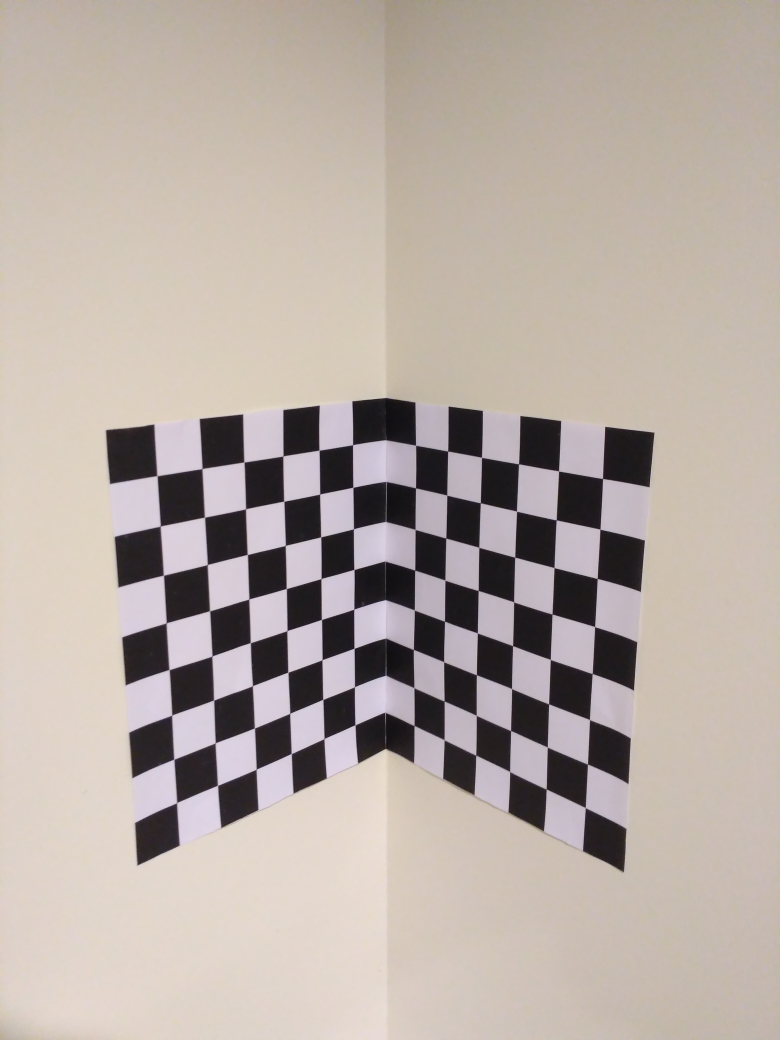
#> input picture assignment1/Images/calib-object.jpg, 3120 x 4160 px, found by its file name (shown at 1/4 size)
$ jupyter execute --allow-errors 2019701014_assignment1.ipynb   (shell and % lines are left out)
#> lines starting #> are read from the running program, lines starting #| are printed output that depends on the picture; after the words box and inside, x2 and y2 are one past the last pixel; in counts of white or black regions, pixels touching at a corner belong together
# Direct Linear Transform

[cell 1]
import cv2
import matplotlib.pyplot as plt
image = cv2.imread('Images\calib-object.jpg')
#> image is the input picture: shape (4160, 3120, 3); mean B, G, R 165.1, 172.4, 183.5
cv2.imshow('image',image)
cv2.waitKey(0)
cv2.destroyAllWindows()

[cell 2]
M = [[0,0,28],[0,0,56],[0,28,28],[0,28,56],[0,56,28],[0,56,56],[28,0,0],[56,0,0],[28,28,0],[56,28,0],[28,56,0],[56,56,0],[0,28,0],[0,56,0],[0,84,0],[84,0,0],[0,0,84],[84,84,0],[112,28,0],[0,28,112]]
P= [[1661,1609],[1793,1626],[1663,1782],[1663,1952],[1789,1981],[1785,2152],[1412,1780],[1278,1802],[1412,1780],[1280,1977],[1415,2117],[1284,2148],[1545,1761],[1545,1928],[1545,2088],[1134,1640],[1931,1643],[1143,2182],[977,1849],[2068,2046]]

[cell 3]
import numpy as np
M = np.asarray(M)
M= M*(1*10**(-3))
P = np.asarray(P)


A = []
n = M.shape[0]
for i in range(n):
    x, y, z = M[i, 0], M[i, 1], M[i, 2]
    u, v = P[i, 0], P[i, 1]
    A.append( [x, y, z, 1, 0, 0, 0, 0, -u * x, -u * y, -u * z, -u] )
    A.append( [0, 0, 0, 0, x, y, z, 1, -v * x, -v * y, -v * z, -v] )

# Convert A to array
A = np.asarray(A)

# Find the 11 parameters:
U, S, V = np.linalg.svd(A)

# The parameters are in the last line of Vh and normalize them
L = V[-1, :] / V[-1, -1]
print(L)
# Camera projection matrix
H = L.reshape(3, 3 + 1)
print(H)

[cell 4]
proj = []
for i in range(n):
    proj.append(np.dot(M,H))

print(proj)

[cell 5]
#Rotation Matrix
proj = np.asarray(H)
cameraMatrix, rotMatrix, transVect, rotMatrixX, rotMatrixY, rotMatrixZ, eulerAngles = cv2.decomposeProjectionMatrix(proj)
print("Rotation Matrix:")
print(rotMatrix)
print("Camera Matrix")
print(cameraMatrix)

[cell 6]
#camera centre
Q=H[0:3,0:3]
Qinv=np.linalg.inv(Q)
cam_centre=np.matmul(-Qinv,H[:,3])
print(cam_centre)

# RANSAC

[cell 7]
import random
b=[]
for i in range(0,2*M.shape[0]):
    b.append(random.randint(0,2200))
A=[]
for i in range(0,2*P.shape[0]):
    c=[]
    for i in range(12):
        c.append(random.randint(0,113))

    A.append(c)

b = np.asarray(b)
A= np.asarray(A)

x=0
for i in range(0,M.shape[0]):
    A[x,0:3]=M[i,:]
    A[x,3]=1
    A[x,8:11]=-P[i,0]*M[i,:]
    A[x,11]=-P[i,0]
    A[x+1,4:7]=M[i,:]
    A[x+1,7]=1
    A[x+1,8:11]=-P[i,1]*M[i,:]
    A[x+1,11]=-P[i,1]
    x=x+2
U,S,VT=np.linalg.svd(A)
V=VT.T
Mtemp=V[:,V.shape[1]-1]
Mat=np.zeros((3,4))
Mat[0,:]=Mtemp[:4]
Mat[1,:]=Mtemp[4:8]
Mat[2,:]=Mtemp[8:12]

print(Mat)

[cell 8]
#Rotation Matrix
rot_mat = np.asarray(Mat)
cameraMatrix, rotMatrix, transVect, rotMatrixX, rotMatrixY, rotMatrixZ, eulerAngles = cv2.decomposeProjectionMatrix(rot_mat)
print(rotMatrix)

[cell 9]
#camera centre
Q=Mat[0:3,0:3]
Qinv=np.linalg.inv(Q)
cam_centre=np.matmul(-Qinv,Mat[:,3])
print(cam_centre)

# Distortion Removal

[cell 10]
M = np.array([[126,14, 0],[0,42,98],[ 42,42, 0],[154,42, 0],[0,70,70],[ 70,70, 0],[0,98,42],[ 98,98, 0],[0, 126, 126],[0, 126,14],[126, 126, 0],[0, 238, 182],[0, 238,70],[ 14, 238, 0],[126, 238, 0],[0, 210, 154],[0, 210,42],[ 98, 210, 0],[0, 154, 154],[0, 154,42],[ 42, 154, 0],[154, 154, 0]])
P = np.array([[1595,37],[504,196],[1169,141],[1758,262],[655,336],[1290,344],[796,475],[1428,563],[366,767],[924,599],[1567,778],[71,1590],[659,1343],[1039,1222],[1550,1486],[220,1365],[792,1118],[1413,1228],[198,1002],[797,799],[1154,810],[1715,1008]])

[cell 11]
def Normalization(nd,x):
    '''
    Normalization of coordinates (centroid to the origin and mean distance of sqrt(2 or 3).
    Inputs:
     nd: number of dimensions (2 for 2D; 3 for 3D)
     x: the data to be normalized (directions at different columns and points at rows)
    Outputs:
     Tr: the transformation matrix (translation plus scaling)
     x: the transformed data
    '''

    x = np.asarray(x)
    m, s = np.mean(x,0), np.std(x)
    if nd==2:
        Tr = np.array([[s, 0, m[0]], [0, s, m[1]], [0, 0, 1]])
    else:
        Tr = np.array([[s, 0, 0, m[0]], [0, s, 0, m[1]], [0, 0, s, m[2]], [0, 0, 0, 1]])

    Tr = np.linalg.inv(Tr)
    x = np.dot( Tr, np.concatenate( (x.T, np.ones((1,x.shape[0]))) ) )
    x = x[0:nd,:].T

    return Tr, x

[cell 12]
import numpy as np
M = np.asarray(M)
M= M
P = np.asarray(P)
M_trace, M_norm = Normalization(3, M)
P_trace, P_norm = Normalization(2, P)

A = []
n = M.shape[0]
for i in range(n):
    x, y, z = M[i, 0], M[i, 1], M[i, 2]
    u, v = P[i, 0], P[i, 1]
    A.append( [x, y, z, 1, 0, 0, 0, 0, -u * x, -u * y, -u * z, -u] )
    A.append( [0, 0, 0, 0, x, y, z, 1, -v * x, -v * y, -v * z, -v] )

# Convert A to array
A = np.asarray(A)

# Find the 11 parameters:
U, S, V = np.linalg.svd(A)

# The parameters are in the last line of Vh and normalize them
L = V[-1, :] / V[-1, -1]
# Camera projection matrix
H = L.reshape(3, 3 + 1)

# Denormalization
# pinv: Moore-Penrose pseudo-inverse of a matrix, generalized inverse of a matrix using its SVD
H = np.dot( np.dot( np.linalg.pinv(P_trace), H ), M_trace )
H = H / H[-1, -1]
print(H)
proj = np.asarray(H)
cameraMatrix, rotMatrix, transVect, rotMatrixX, rotMatrixY, rotMatrixZ, eulerAngles = cv2.decomposeProjectionMatrix(proj)
print("Rotation Matrix:")
print(rotMatrix)
print("Camera Matrix")
print(cameraMatrix)

[cell 13]
#Correcting Distortions:
import matplotlib.pyplot as plt
image = cv2.imread('Images\Fig1.png')
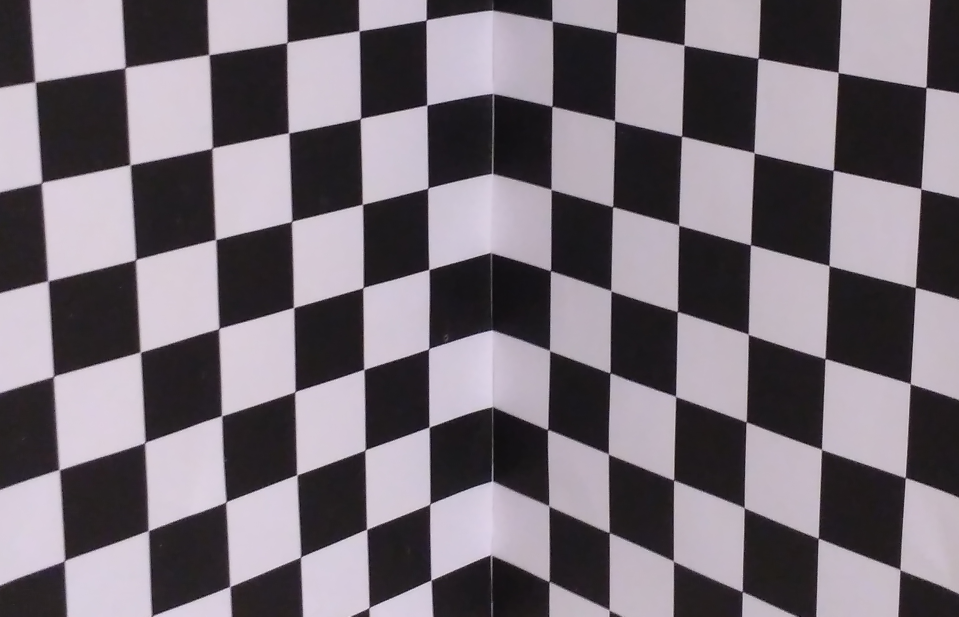
#> input picture assignment1/Images/Fig1.png, 1918 x 1233 px, found by its file name (shown at 1/2 size)
#> image is the input picture: shape (1233, 1918, 3); mean B, G, R 120, 112, 119.9
plt.imshow(image)
plt.show()
initial_points = np.array([[1595,37],[504,196],[1169,141],[1758,262],[655,336],[1290,344],[796,475],[1428,563],[366,767],[924,599]])
final_points = np.array([[1567,778],[71,1590],[659,1343],[1039,1222],[1550,1486],[220,1365],[792,1118],[1413,1228],[198,1002],[797,799],[1154,810],[1715,1008]])

b=[]
A=[]
for i in range(10):
    c=[]
    b.append((initial_points[i][0]/final_points[i][0])-1)
    b.append((initial_points[i][1]/final_points[i][1])-1)
    r1 = np.sqrt(initial_points[i][0]**2 + initial_points[i][1]**2)
    c.append(r1)
    c.append(r1**2)
    A.append(c)
    A.append(c)

A= np.asarray(A)
b = np.asarray(b)
q,r = np.linalg.qr(A)
q = q.T
M = np.dot(q,b)
R = np.dot(q,A)
k1,k2 = np.linalg.solve(R,M)
undist = cv2.undistort(image,cameraMatrix,np.float32(np.array([k1,k2,0,0])))
plt.imshow(undist)
plt.show()

#  2.) ZHANG Method

# 2 a.) Camera Calibration using Zhang

[cell 14]
I1 = cv2.imread('./Images/Data/1.jpg')
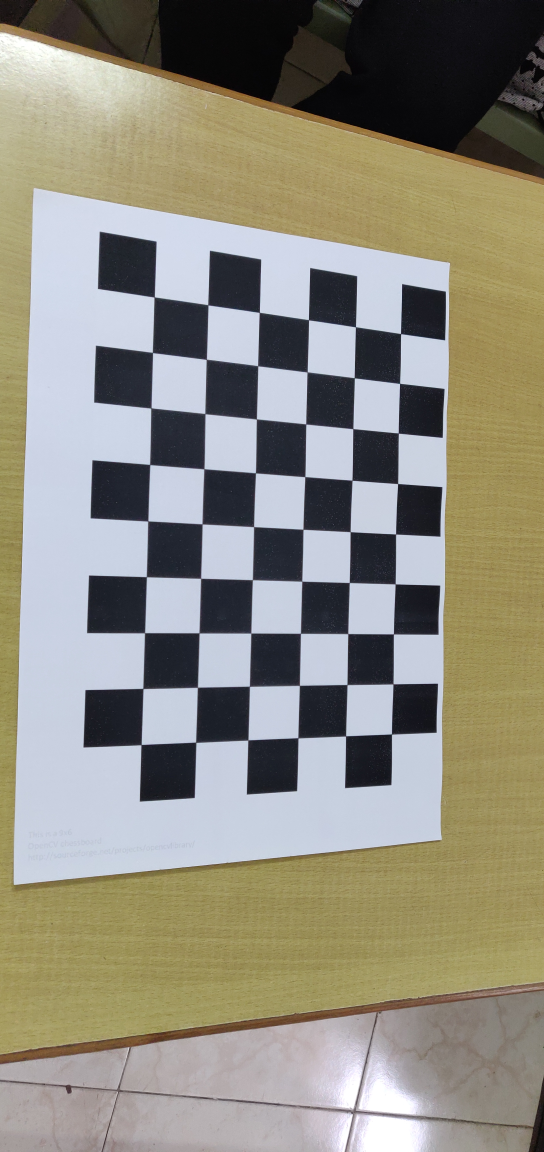
#> input picture assignment1/Images/Data/1.jpg, 2176 x 4608 px (shown at 1/4 size)
#> I1 is the input picture: shape (4608, 2176, 3); mean B, G, R 126.9, 140.3, 143.4
I2 = cv2.imread('./Images/Data/2.jpg')
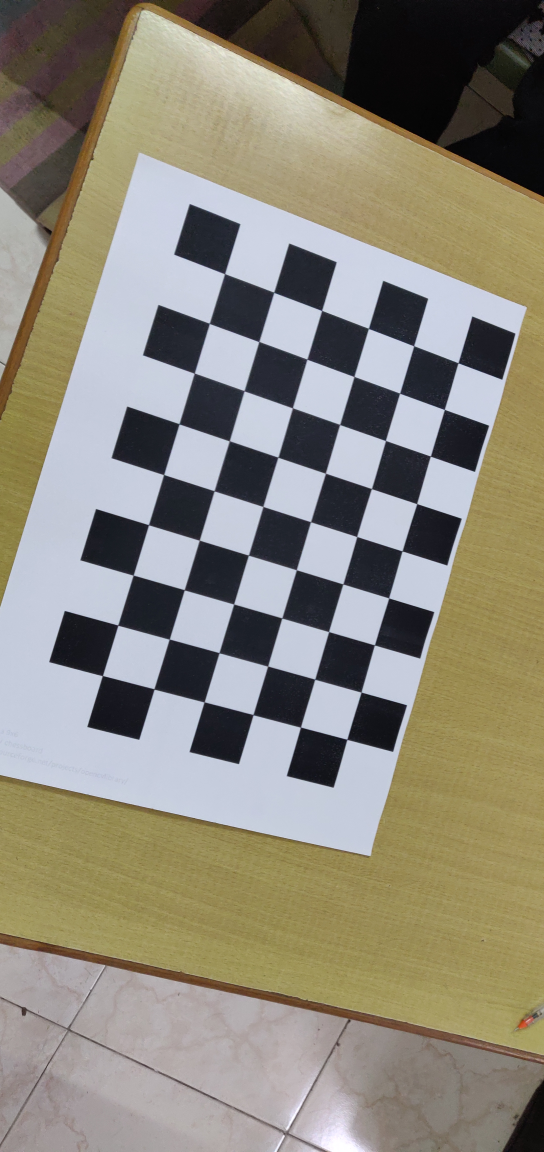
#> input picture assignment1/Images/Data/2.jpg, 2176 x 4608 px (shown at 1/4 size)
#> I2 is the input picture: shape (4608, 2176, 3); mean B, G, R 122, 135.6, 140.3
plt.subplot(121)
plt.imshow(I1[...,::-1])
plt.subplot(122)
plt.imshow(I2[...,::-1])
plt.show()
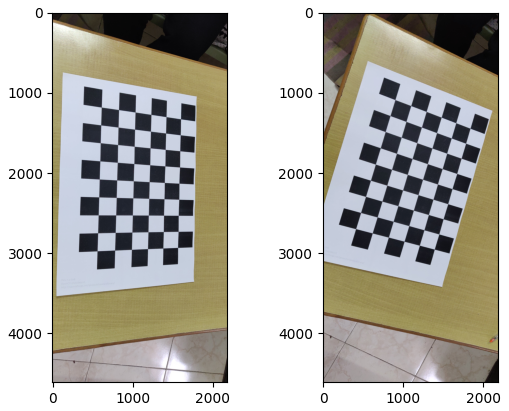
#> figure drawn by matplotlib, 2 panels

[cell 15]
ret, corners = cv2.findChessboardCorners(I1,(6,9))
#> ret = True; corners = 54 rows, first 8: [617.5, 1189.7], [833, 1220.8], [1038.6, 1251], [1235.2, 1281], [1423.4, 1308.4], [1603.8, 1335.6], [611.4, 1411.2], [826.4, 1439.6]
corners = corners.reshape(-1,2)
#> corners = 54 pairs, first value 565.5 to 1603.8, second value 1189.7 to 2980.4
print (corners.shape)
print (corners[0])

[cell 16]
I_vis=I1.copy()
cv2.drawChessboardCorners(I_vis, (6,9), corners, ret)
plt.imshow(I_vis)
plt.show()
cv2.imwrite('vis.jpg', I_vis)
#> Out = True
#> `ret, corners = cv2.findChessboardCorners(im, (6,9))`: corners = 54 rows, first 8: [900, 1096.5], [1096, 1170.5], [1288.5, 1243.4], [1474.4, 1315], [1655.8, 1386], [1833.2, 1452.2], [838, 1295], [1036.1, 1367.8]

[cell 17]
x,y=np.meshgrid(range(6),range(9))
world_points=np.hstack((x.reshape(54,1),y.reshape(54,1),np.zeros((54,1)))).astype(np.float32)
## Correspondences
print (corners[0],'->',world_points[0])
print (corners[35],'->',world_points[35])

[cell 18]
_3d_points=[]
_2d_points=[]

#> (the rest of this cell did not finish here and is left out)

# 2 b.) Wireframe

[cell 19]
import math
def eulerAnglesToRotationMatrix(theta) :
    R_x = np.array([[1,0,0],[0,math.cos(theta[0]),-math.sin(theta[0])],[0,math.sin(theta[0]), math.cos(theta[0])]])
    R_y = np.array([[math.cos(theta[1]),0,math.sin(theta[1])],[0,1,0],[-math.sin(theta[1]),0,math.cos(theta[1])]])
    R_z = np.array([[math.cos(theta[2]),-math.sin(theta[2]),0],[math.sin(theta[2]),math.cos(theta[2]),0],[0,0,1]])
    R = np.dot(R_z,np.dot(R_y,R_x))
    return R

#> (a cell that did not finish here is left out)

[cell 21]
I = cv2.imread('Images/Data/5.jpg')[...,::-1]
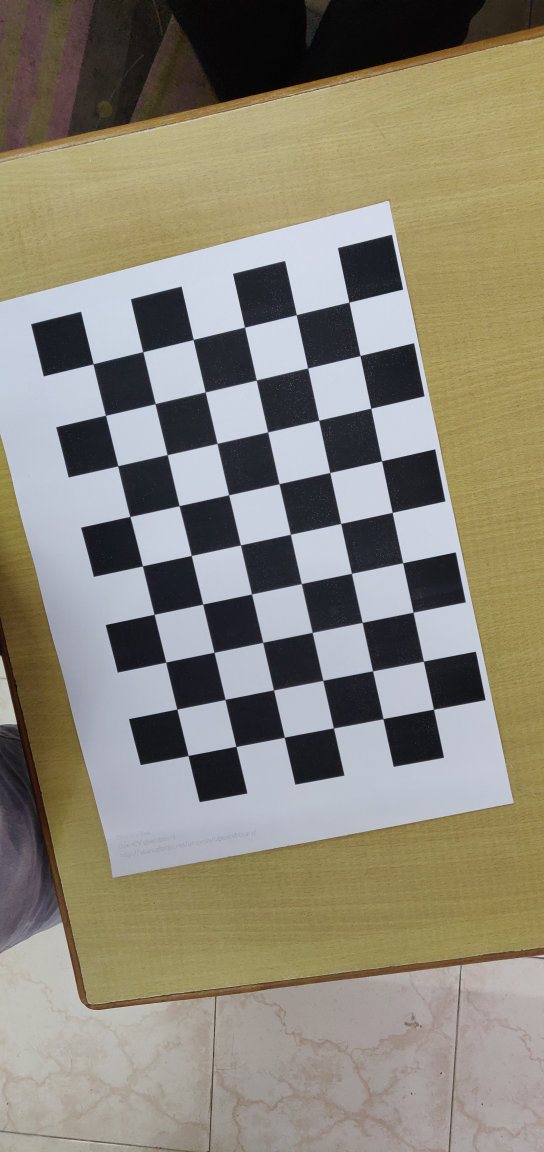
#> input picture assignment1/Images/Data/5.jpg, 2176 x 4608 px (shown at 1/4 size)
#> (the rest of this cell did not finish here and is left out)

# Hands On

# Camera Calibration

[cell 22]
I1 = cv2.imread('./Images/Data3/1.jpg')
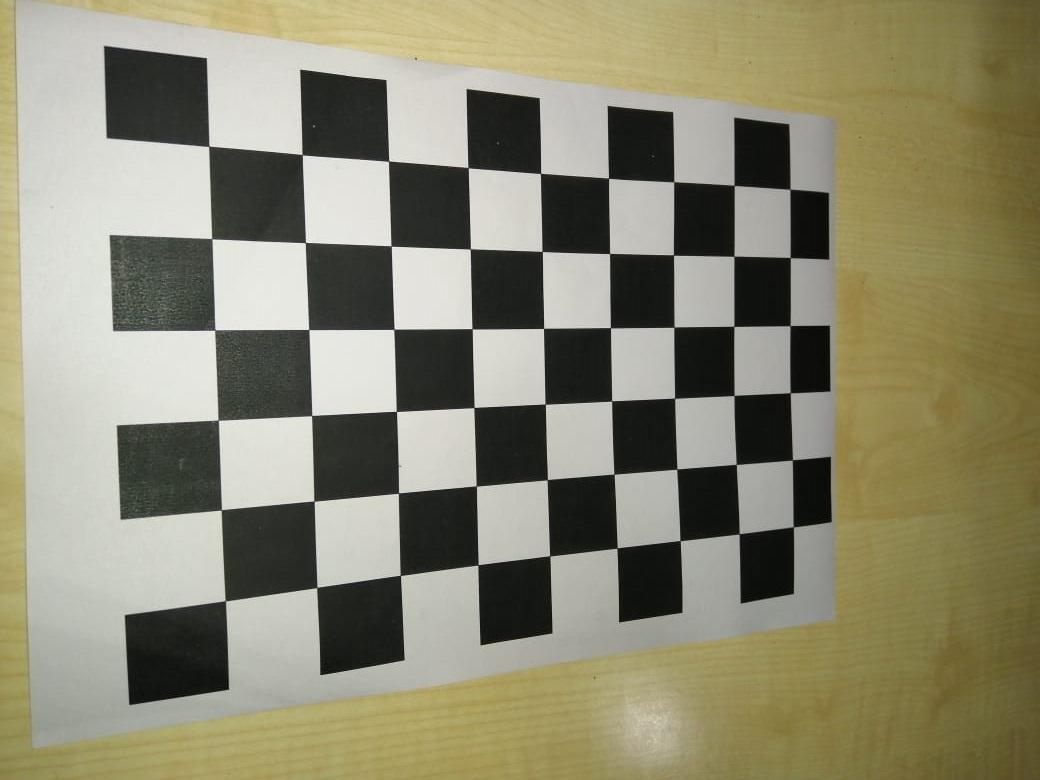
#> input picture assignment1/Images/Data3/1.jpg, 1040 x 780 px
#> I1 is the input picture: shape (780, 1040, 3); mean B, G, R 113.1, 136.4, 139.7
I2 = cv2.imread('./Images/Data3/4.jpg')
plt.subplot(121)
plt.imshow(I1[...,::-1])
plt.subplot(122)
#> (the rest of this cell did not finish here and is left out)

[cell 23]
ret, corners = cv2.findChessboardCorners(I1,(6,9))
#> corners = 54 rows, first 8: [225.5, 600.7], [221.3, 509.9], [218.3, 420.3], [215, 329.9], [211.7, 238.5], [208.9, 146.2], [316.8, 587.5], [314, 501.1]
corners = corners.reshape(-1,2)
#> corners = 54 pairs, first value 208.9 to 793.4, second value 146.2 to 600.7
print (corners.shape)
print (corners[0])

[cell 24]
I_vis=I1.copy()
cv2.drawChessboardCorners(I_vis, (6,9), corners, ret)
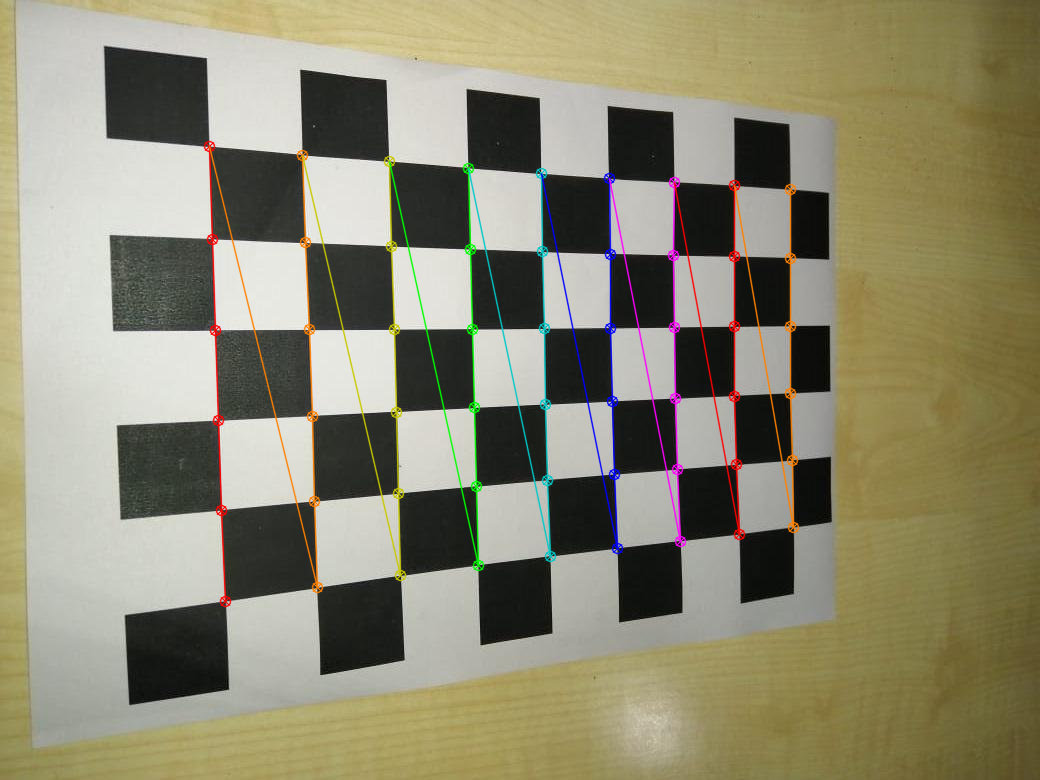
#> I_vis: shape (780, 1040, 3); 2.98% of pixels changed, all inside (x1, y1, x2, y2) = (203, 140, 800, 608)
plt.imshow(I_vis)
plt.show()
cv2.imwrite('vis.jpg', I_vis)
#> Out = True
#> `ret, corners = cv2.findChessboardCorners(im, (6,9))`: corners = 54 rows, first 8: [225.5, 600.7], [221.3, 509.9], [218.3, 420.3], [215, 329.9], [211.7, 238.5], [208.9, 146.2], [316.8, 587.5], [314, 501.1]

[cell 25]
x,y=np.meshgrid(range(6),range(9))
world_points=np.hstack((x.reshape(54,1),y.reshape(54,1),np.zeros((54,1)))).astype(np.float32)
## Correspondences
print (corners[0],'->',world_points[0])
print (corners[35],'->',world_points[35])

[cell 26]
_3d_points=[]
_2d_points=[]
imi = []
#> (the rest of this cell did not finish here and is left out)

[cell 27]
import math
def eulerAnglesToRotationMatrix(theta) :
    R_x = np.array([[1,0,0],[0,math.cos(theta[0]),-math.sin(theta[0])],[0,math.sin(theta[0]), math.cos(theta[0])]])
    R_y = np.array([[math.cos(theta[1]),0,math.sin(theta[1])],[0,1,0],[-math.sin(theta[1]),0,math.cos(theta[1])]])
    R_z = np.array([[math.cos(theta[2]),-math.sin(theta[2]),0],[math.sin(theta[2]),math.cos(theta[2]),0],[0,0,1]])
    R = np.dot(R_z,np.dot(R_y,R_x))
    return R

#> (a cell that did not finish here is left out)

[cell 29]
import cv2
import matplotlib.pyplot as plt
image = cv2.imread('Images/cpu.jpg')
cv2.imshow('image',image)
cv2.waitKey(0)
cv2.destroyAllWindows()

[cell 30]
M = [[0,0,0],[6.3,0,0],[6.3,0,11.5],[0,0,11.5],[0,15,0],[0,15,11.5],[6.3,15,0]]
P = [[269,408],[461,351],[209,322],[33,354],[330,927],[123,754],[476,807]]

[cell 31]
def Normalization(nd,x):
    '''
    Normalization of coordinates (centroid to the origin and mean distance of sqrt(2 or 3).
    Inputs:
     nd: number of dimensions (2 for 2D; 3 for 3D)
     x: the data to be normalized (directions at different columns and points at rows)
    Outputs:
     Tr: the transformation matrix (translation plus scaling)
     x: the transformed data
    '''

    x = np.asarray(x)
    m, s = np.mean(x,0), np.std(x)
    if nd==2:
        Tr = np.array([[s, 0, m[0]], [0, s, m[1]], [0, 0, 1]])
    else:
        Tr = np.array([[s, 0, 0, m[0]], [0, s, 0, m[1]], [0, 0, s, m[2]], [0, 0, 0, 1]])

    Tr = np.linalg.inv(Tr)
    x = np.dot( Tr, np.concatenate( (x.T, np.ones((1,x.shape[0]))) ) )
    x = x[0:nd,:].T

    return Tr, x

[cell 32]
import numpy as np
M = np.asarray(M)
P = np.asarray(P)
M_trace, M_norm = Normalization(3, M)
P_trace, P_norm = Normalization(2, P)
A = []
n = M.shape[0]
for i in range(n):
    x, y, z = M[i, 0], M[i, 1], M[i, 2]
    u, v = P[i, 0], P[i, 1]
    A.append( [x, y, z, 1, 0, 0, 0, 0, -u * x, -u * y, -u * z, -u] )
    A.append( [0, 0, 0, 0, x, y, z, 1, -v * x, -v * y, -v * z, -v] )

# Convert A to array
A = np.asarray(A)
# Find the 11 parameters:
U, S, V = np.linalg.svd(A)

# The parameters are in the last line of Vh and normalize them
L = V[-1, :] / V[-1, -1]
print(L)
# Camera projection matrix
H = L.reshape(3, 3 + 1)
print(H)

# Denormalization
# pinv: Moore-Penrose pseudo-inverse of a matrix, generalized inverse of a matrix using its SVD
H = np.dot( np.dot( np.linalg.pinv(P_trace), H ), M_trace)
print(H)
H = H / H[-1, -1]
print(H)
